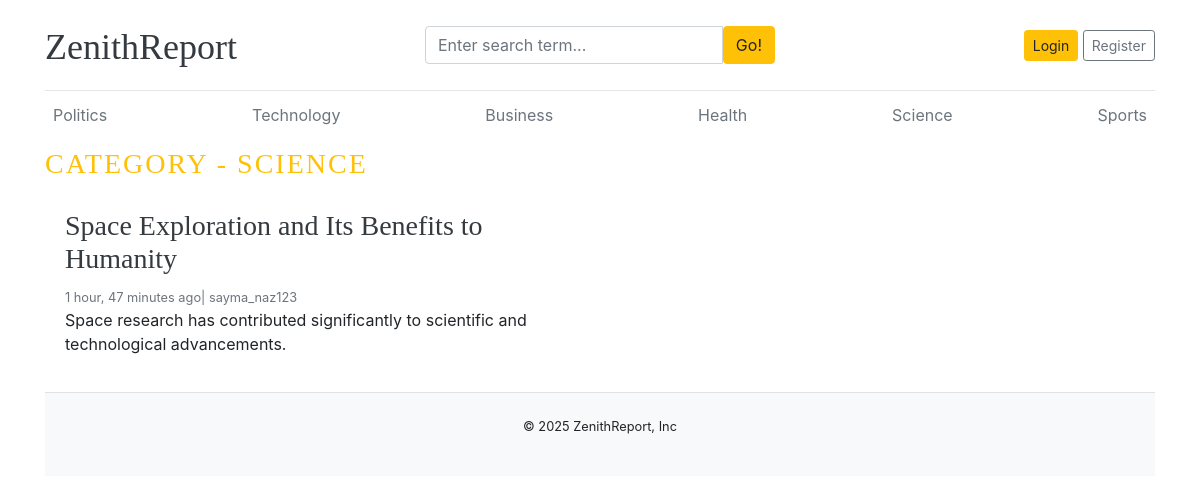
Screenshot of /category/3/ with the database file from the repository.
### blogs/models.py (models this page shows, shortened)
class Category(models.Model):
    category_name = models.CharField(unique=True, max_length=50 )
    created_at = models.DateTimeField(auto_now_add=True)
    updated_at = models.DateTimeField(auto_now=True)
    class Meta:
        verbose_name_plural = 'Categories'
    def __str__(self):
        return self.category_name

class Blog(models.Model):
    title = models.CharField(max_length=100)
    slug = models.SlugField(max_length=150, unique=True, blank=True)
    category = models.ForeignKey(Category, on_delete=models.CASCADE)
    author = models.ForeignKey(User, on_delete=models.CASCADE)
    featured_image = models.ImageField(upload_to='uploads/%Y/%m/%d')
    short_description = models.TextField(max_length=500)
    blog_body = models.TextField(max_length=2000)
    status = models.CharField(max_length=20, choices=STATUS_CHOICES, default="Draft")
    is_featured = models.BooleanField(default=False)
    created_at = models.DateTimeField(auto_now_add=True)
    updated_at = models.DateTimeField(auto_now=True)

### blogs/views.py (the view)
# urls.py: path('<int:category_id>/', views.blogs_by_category, name='blogs_by_category')
def blogs_by_category(request, category_id):
    blogs = Blog.objects.filter(category_id = category_id, status = 'Published').order_by('-updated_at')
    try:
        category = Category.objects.get(pk=category_id)
    except:
        return redirect('home')
    context = {
        'blogs' : blogs,
        'category' : category
    }
    return render(request, 'blog_by_category.html', context)

### blogs/context_processors.py (called while the page is built)
def get_category(request):
    categories = Category.objects.all().order_by('-updated_at')
    return dict(categories = categories)

def get_social_links(request):
    social_links = SocialLink.objects.all()
    return dict(social_links = social_links)

### templates/blog_by_category.html
{% extends "base.html" %}
{% block content %}
    {% if blogs %}
        <h3 class="text-warning text-uppercase" style="letter-spacing:2px;">category - {{ category }}</h3>
        <div class="row mb-2">
            {% for blog in blogs %}
                <div class="col-md-6">
                    <div class="card border-0" >
                        <div class="card-body">
                            <h3><a href="{% url 'blogs' blog.slug %}" class="text-dark">{{blog.title}}</a></h3>
                            <small class="mb-1 text-muted">{{ blog.updated_at | timesince}} ago| {{ blog.author }}</small>
                            <p class="card-text">{{ blog.short_description | truncatewords:20 }}</p>
                        </div>
                    </div>
                </div>
            {% endfor %}
        </div>
    {% endif %}
{% endblock content %}

### templates/base.html (shortened to what this page needs)
{% load static %}
<!DOCTYPE html>
<html lang="en">
<head>
    <link href="https://getbootstrap.com/docs/4.0/dist/css/bootstrap.min.css" rel="stylesheet">
    <link href="{% static 'css/blog.css' %}" rel="stylesheet">
    <link rel="stylesheet" href="https://cdnjs.cloudflare.com/ajax/libs/font-awesome/4.7.0/css/font-awesome.min.css">
</head>
<body>
    <div class="container">
        <header class="blog-header py-3">
            <div class="row flex-nowrap justify-content-between align-items-center">
                <div class="col-4 pt-1">
                    <a class="blog-header-logo text-dark" href="/">ZenithReport</a>
                </div>
                <div class="col-4">
                    <form action="{% url 'search' %}" method="get">
                        <div class="input-group">
                            <input type="text" class="form-control" name="keyword" value="{{ keyword }}" placeholder="Enter search term...">
                            <button type="submit" class="btn btn-warning" id="button-search">Go!</button>
                        </div>
                    </form>
                </div>
                <div class="col-4 d-flex justify-content-end align-items-center">
                    {% if not user.is_authenticated %}
                        <a class="btn btn-sm btn-warning" href="{% url 'login' %}">Login</a> &nbsp;
                        <a class="btn btn-sm btn-outline-secondary" href="{% url 'register' %}">Register</a>
                    {% else %}
                        <span><a class="btn btn-sm btn-outline-secondary" href="{% url 'dashboard' %}">Dashboard</a></span>
                        &emsp;
                        <span><a class="btn btn-sm btn-warning" href="{% url 'logout' %}">Logout</a></span>
                    {% endif %}
                </div>
            </div>
        </header>
        <div class="nav-scroller py-1 mb-2">
            <nav class="nav d-flex justify-content-between">
            {% for category in categories%}
                <a class="p-2 text-muted" href="{% url 'blogs_by_category' category.id %}">{{ category.category_name }}</a>
            {% endfor %}
            </nav>
        </div>
        {% block content %}
        {% endblock content %}
        <footer class="py-2 mt-3 bg-light border-top">
            <div class="container">
                <div class="row">
                    <div class="col mb-3">
                        <small class="d-block my-3 text-center">&copy; 2025 ZenithReport, Inc</small>
                    </div>
                </div>
            </div>
        </footer>
    </div>
</body>
</html>

### blog_main/static/css/blog.css (style rules this page uses)
.blog-header { border-bottom: 1px solid #e5e5e5; }
.blog-header-logo { font-family: "Playfair Display", Georgia, "Times New Roman", serif; font-size: 2.25rem; }
h1, h2, h3, h4, h5, h6 { font-family: "Playfair Display", Georgia, "Times New Roman", serif; }

### rows the page displays
Category: category_name "Politics"
Category: category_name "Technology"
Category: category_name "Business"
Category: category_name "Health"
Category: category_name "Science", category_name "SCIENCE"
Category: category_name "Sports"
Blog: title "Space Exploration and Its Benefits to Humanity", updated_at "1 hour, 47 minutes", author "sayma_naz123", short_description "Space research has contributed significantly to scientific and technological advancements."
